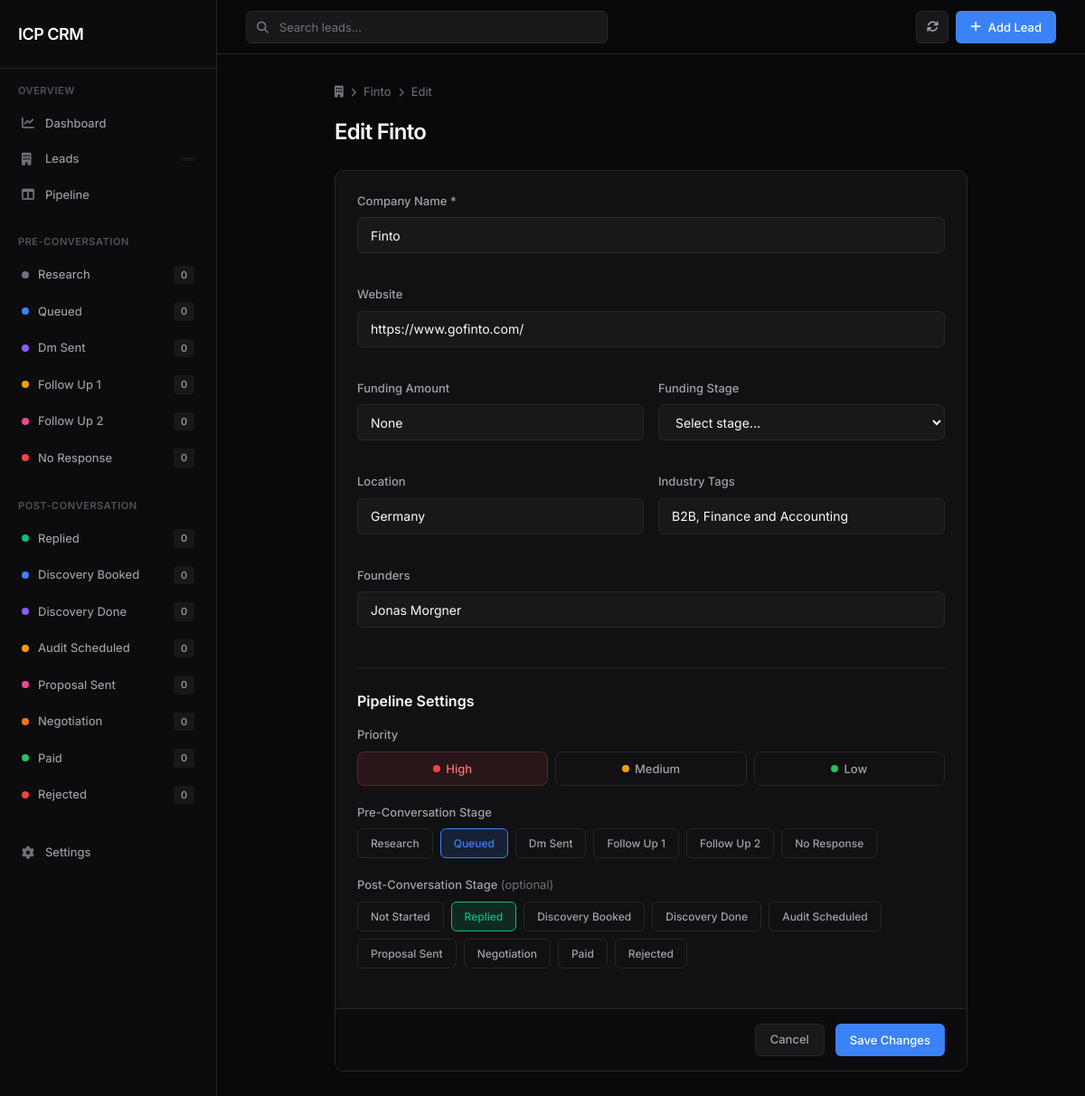
Page /leads/1/edit on the committed database.
### tables this page shows
CREATE TABLE leads (
            id INTEGER PRIMARY KEY AUTOINCREMENT,
            company_name TEXT NOT NULL,
            website TEXT,
            funding_amount TEXT,
            funding_date TEXT,
            funding_stage TEXT,
            location TEXT,
            industry_tags TEXT,
            founders TEXT,
            investors TEXT,
            source_url TEXT,
            source TEXT,

            -- ICP scoring
            icp_tag TEXT,
            icp_score INTEGER,
            icp_signals TEXT,

            -- Website analysis
            website_last_updated TEXT,
            aesthetics_score INTEGER,
            brand_score INTEGER,
            social_score INTEGER,
            social_links TEXT,

            -- Pipeline
            stage TEXT DEFAULT 'new',
            priority TEXT DEFAULT 'medium',
            owner TEXT,

            -- Metadata
            created_at TIMESTAMP DEFAULT CURRENT_TIMESTAMP,
            updated_at TIMESTAMP DEFAULT CURRENT_TIMESTAMP, stage_pre TEXT DEFAULT 'research', stage_post TEXT DEFAULT NULL, conversation_started_at TEXT DEFAULT NULL, calcom_booking_id TEXT DEFAULT NULL, booking_date TEXT DEFAULT NULL, attendee_email TEXT DEFAULT NULL, notes TEXT DEFAULT "", source_channel TEXT DEFAULT "", potential_value TEXT DEFAULT NULL, linkedin_url TEXT DEFAULT NULL, company_linkedin_url TEXT DEFAULT NULL,

            UNIQUE(company_name, website)
        );

### crm/app.py (the view, shortened to what this page needs)
@app.route('/leads/<int:lead_id>/edit', methods=['GET', 'POST'])
def lead_edit(lead_id):
    lead = Lead.get_by_id(lead_id)
    if not lead:
        return redirect(url_for('leads_list'))
    stages_pre = PipelineStage.get_pre_stages()
    stages_post = PipelineStage.get_post_stages()
    return render_template('lead_edit.html', lead=lead, stages=stages_pre, stages_pre=stages_pre, stages_post=stages_post)

### crm/app.py (called while the page is built)
@app.teardown_appcontext
def teardown_db(exception=None):
    close_db()

### crm/models.py (called while the page is built, shortened)
def get_db():
    if not hasattr(_local, 'conn') or _local.conn is None:
        conn = sqlite3.connect(
            DB_PATH,
            timeout=30.0,  # Wait up to 30 seconds for locks
            check_same_thread=False,
            isolation_level=None  # Autocommit mode - we handle transactions explicitly
        )
        conn.row_factory = sqlite3.Row
        conn.execute("PRAGMA journal_mode=WAL")
        conn.execute("PRAGMA synchronous=NORMAL")
        conn.execute("PRAGMA cache_size=10000")
        conn.execute("PRAGMA temp_store=MEMORY")
        conn.execute("PRAGMA busy_timeout=30000")  # 30 second busy timeout
        _local.conn = conn
    return _local.conn

    @staticmethod
    def get_by_id(lead_id: int) -> Optional[dict]:
        conn = get_db()
        cursor = conn.execute("SELECT * FROM leads WHERE id = ?", (lead_id,))
        row = cursor.fetchone()
        return dict(row) if row else None

    @staticmethod
    def get_all(tracker_type: str = None) -> List[dict]:
        global _stages_cache_pre, _stages_cache_post
        if tracker_type == 'pre':
            if _stages_cache_pre is not None:
                return _stages_cache_pre
        elif tracker_type == 'post':
            if _stages_cache_post is not None:
                return _stages_cache_post
        else:
            conn = get_db()
            cursor = conn.execute("SELECT * FROM pipeline_stages ORDER BY tracker_type, order_index")
            stages = [dict(row) for row in cursor.fetchall()]
            return stages

    @staticmethod
    def get_pre_stages() -> List[dict]:
        return PipelineStage.get_all('pre')

    @staticmethod
    def get_post_stages() -> List[dict]:
        return PipelineStage.get_all('post')

### crm/templates/lead_edit.html (shortened to what this page needs)
{% extends 'base.html' %}
{% block content %}
<div style="max-width: 700px; margin: 0 auto;">
    <div class="breadcrumb">
        <a href="{{ url_for('leads_list') }}"><i class="fas fa-building"></i></a>
        <i class="fas fa-chevron-right"></i>
        {% if lead %}
        <a href="{{ url_for('lead_detail', lead_id=lead.id) }}">{{ lead.company_name }}</a>
        <i class="fas fa-chevron-right"></i>
        <span>Edit</span>
        {% else %}
        <span>New Lead</span>
        {% endif %}
    </div>
    <h1 class="page-title" style="margin-top: 16px;">
        {% if lead %}Edit {{ lead.company_name }}{% else %}Add New Lead{% endif %}
    </h1>
    <form method="POST" class="card" style="margin-top: 24px;">
        <div class="card-body" style="padding: 24px;">
            <div class="form-section">
                <div class="form-grid">
                    <div class="form-group full-width">
                        <label for="company_name" class="form-label">Company Name *</label>
                        <input type="text" name="company_name" id="company_name" required
                               value="{{ lead.company_name if lead else '' }}"
                               class="form-input">
                    </div>
                    <div class="form-group full-width">
                        <label for="website" class="form-label">Website</label>
                        <input type="url" name="website" id="website"
                               value="{{ lead.website if lead else '' }}"
                               placeholder="https://example.com"
                               class="form-input">
                    </div>
                    <div class="form-group">
                        <label for="funding_amount" class="form-label">Funding Amount</label>
                        <input type="text" name="funding_amount" id="funding_amount"
                               value="{{ lead.funding_amount if lead else '' }}"
                               placeholder="$10M"
                               class="form-input">
                    </div>
                    <div class="form-group">
                        <label for="funding_stage" class="form-label">Funding Stage</label>
                        <select name="funding_stage" id="funding_stage" class="form-input">
                            <option value="">Select stage...</option>
                        </select>
                    </div>
                    <div class="form-group">
                        <label for="location" class="form-label">Location</label>
                        <input type="text" name="location" id="location"
                               value="{{ lead.location if lead else '' }}"
                               placeholder="San Francisco, CA"
                               class="form-input">
                    </div>
                    <div class="form-group">
                        <label for="industry_tags" class="form-label">Industry Tags</label>
                        <input type="text" name="industry_tags" id="industry_tags"
                               value="{{ lead.industry_tags if lead else '' }}"
                               placeholder="AI, Machine Learning, B2B"
                               class="form-input">
                    </div>
                    <div class="form-group full-width">
                        <label for="founders" class="form-label">Founders</label>
                        <input type="text" name="founders" id="founders"
                               value="{{ lead.founders if lead else '' }}"
                               placeholder="John Doe, Jane Smith"
                               class="form-input">
                    </div>
                </div>
            </div>
            <div class="form-section" style="margin-top: 24px; padding-top: 24px; border-top: 1px solid var(--border);">
                <h3 style="font-size: 16px; font-weight: 600; color: var(--text-primary); margin-bottom: 16px;">Pipeline Settings</h3>
                <div class="form-group full-width" style="margin-bottom: 20px;">
                    <label class="form-label">Priority</label>
                    <div class="priority-buttons">
                        <button type="button" class="priority-btn priority-high {% if lead and lead.priority == 'high' %}active{% endif %}" onclick="setPriority('high')">
                            <span class="priority-dot"></span> High
                        </button>
                        <button type="button" class="priority-btn priority-medium {% if not lead or lead.priority == 'medium' %}active{% endif %}" onclick="setPriority('medium')">
                            <span class="priority-dot"></span> Medium
                        </button>
                        <button type="button" class="priority-btn priority-low {% if lead and lead.priority == 'low' %}active{% endif %}" onclick="setPriority('low')">
                            <span class="priority-dot"></span> Low
                        </button>
                    </div>
                </div>
                <div class="form-group full-width" style="margin-bottom: 20px;">
                    <label class="form-label">Pre-Conversation Stage</label>
                    <div class="stage-buttons">
                        {% for stage in stages_pre %}
                        <button type="button" class="stage-btn {% if (lead and lead.stage_pre == stage.name) or (not lead and stage.name == 'research') %}active{% endif %}"
                                style="--stage-color: {{ stage.color }};"
                                onclick="setStagePre('{{ stage.name }}')">
                            {{ stage.name|replace('_', ' ')|title }}
                        </button>
                        {% endfor %}
                    </div>
                </div>
                <div class="form-group full-width">
                    <label class="form-label">Post-Conversation Stage <span style="color: var(--text-tertiary); font-weight: 400;">(optional)</span></label>
                    <div class="stage-buttons">
                        <button type="button" class="stage-btn {% if not lead or not lead.stage_post %}active{% endif %}"
                                style="--stage-color: #6b7280;"
                                onclick="setStagePost('')">
                            Not Started
                        </button>
                        {% for stage in stages_post %}
                        <button type="button" class="stage-btn {% if lead and lead.stage_post == stage.name %}active{% endif %}"
                                style="--stage-color: {{ stage.color }};"
                                onclick="setStagePost('{{ stage.name }}')">
                            {{ stage.name|replace('_', ' ')|title }}
                        </button>
                        {% endfor %}
                    </div>
                </div>
            </div>
        </div>
        <div class="form-actions">
            <a href="{% if lead %}{{ url_for('lead_detail', lead_id=lead.id) }}{% else %}{{ url_for('leads_list') }}{% endif %}" class="btn btn-secondary">
                Cancel
            </a>
            <button type="submit" class="btn btn-primary">
                {% if lead %}Save Changes{% else %}Create Lead{% endif %}
            </button>
        </div>
    </form>
</div>
{% endblock %}

### crm/templates/base.html (style rules this page uses)
*, *::before, *::after { box-sizing: border-box; margin: 0; padding: 0; }
:root { --bg-primary: #09090b; --bg-secondary: #0c0c0e; --bg-tertiary: #111113; --bg-card: #111113; --bg-hover: #18181b; --bg-input: #18181b; --text-primary: #fafafa; --text-secondary: #a1a1aa; --text-tertiary: #71717a; --text-muted: #52525b; --accent: #3b82f6; --accent-hover: #60a5fa; --accent-soft: rgba(59, 130, 246, 0.15); --border: #27272a; --border-light: #1f1f23; --success: #10b981; --warning: #f59e0b; --error: #ef4444; --radius-sm: 6px; --radius-md: 10px; --radius-lg: 16px; --font: 'Inter', -apple-system, BlinkMacSystemFont, sans-serif; }
html { font-size: 14px; -webkit-font-smoothing: antialiased; -moz-osx-font-smoothing: grayscale; }
body { font-family: var(--font); background: var(--bg-primary); color: var(--text-primary); line-height: 1.5; min-height: 100vh; }
.btn { display: inline-flex; align-items: center; justify-content: center; gap: 8px; padding: 0 16px; height: 36px; font-size: 13px; font-weight: 500; font-family: var(--font); border-radius: var(--radius-sm); border: none; cursor: pointer; transition: all 0.15s ease; text-decoration: none; }
.btn-primary { background: var(--accent); color: white; }
.btn-secondary { background: var(--bg-input); color: var(--text-secondary); border: 1px solid var(--border); }
.page-title { font-size: 24px; font-weight: 600; letter-spacing: -0.03em; color: var(--text-primary); margin-bottom: 6px; }
.card { background: var(--bg-card); border: 1px solid var(--border); border-radius: var(--radius-md); overflow: hidden; }
.card-body { padding: 20px; }
.form-group { margin-bottom: 20px; }
.form-label { display: block; font-size: 12px; font-weight: 500; color: var(--text-secondary); margin-bottom: 8px; }
.form-input { width: 100%; height: 40px; background: var(--bg-input); border: 1px solid var(--border); border-radius: var(--radius-sm); padding: 0 14px; font-size: 14px; color: var(--text-primary); font-family: var(--font); transition: all 0.15s ease; }
.form-input::placeholder { color: var(--text-tertiary); }
select.form-input { cursor: pointer; }

### crm/templates/lead_edit.html (style rules this page uses)
.breadcrumb { display: flex; align-items: center; gap: 8px; font-size: 13px; color: var(--text-tertiary); }
.breadcrumb a { color: var(--text-tertiary); text-decoration: none; }
.breadcrumb i.fa-chevron-right { font-size: 10px; }
.form-section { display: block; }
.form-grid { display: grid; grid-template-columns: repeat(2, 1fr); gap: 16px; }
.form-group { display: flex; flex-direction: column; }
.form-group.full-width { grid-column: span 2; }
.form-label { font-size: 13px; font-weight: 500; color: var(--text-secondary); margin-bottom: 8px; }
.form-actions { display: flex; justify-content: flex-end; gap: 12px; padding: 16px 24px; background: var(--bg-secondary); border-top: 1px solid var(--border); }
.priority-buttons { display: flex; gap: 8px; }
.priority-btn { flex: 1; display: flex; align-items: center; justify-content: center; gap: 6px; padding: 10px 12px; font-size: 13px; font-weight: 500; font-family: inherit; border: 1px solid var(--border); border-radius: 8px; background: var(--bg-card); color: var(--text-secondary); cursor: pointer; transition: all 0.15s ease; }
.priority-dot { width: 8px; height: 8px; border-radius: 50%; }
.priority-btn.priority-high .priority-dot { background: #ef4444; }
.priority-btn.priority-medium .priority-dot { background: #f59e0b; }
.priority-btn.priority-low .priority-dot { background: #22c55e; }
.priority-btn.priority-high.active { background: rgba(239, 68, 68, 0.1); border-color: rgba(239, 68, 68, 0.3); color: #f87171; }
.stage-buttons { display: flex; flex-wrap: wrap; gap: 8px; }
.stage-btn { padding: 8px 14px; font-size: 12px; font-weight: 500; font-family: inherit; border: 1px solid var(--border); border-radius: 6px; background: var(--bg-card); color: var(--text-secondary); cursor: pointer; transition: all 0.15s ease; }
.stage-btn.active { background: color-mix(in srgb, var(--stage-color, var(--accent)) 15%, transparent); border-color: var(--stage-color, var(--accent)); color: var(--stage-color, var(--accent)); }

### rows in the picture
leads: company_name "Finto", website "https://www.gofinto.com/", location "Germany", industry_tags "B2B, Finance and Accounting", founders "Jonas Morgner"

### other values in the picture
{{ stage.name|replace('_', ' ')|title }} "Research" "Queued" "Dm Sent" "Follow Up 1" "Follow Up 2" "No Response"
{{ stats.by_stage_pre.get(stage.name, 0) if stats else 0 }} "0" "0" "0" "0" "0" "0"
{{ stage.name|replace('_', ' ')|title }} "Replied" "Discovery Booked" "Discovery Done" "Audit Scheduled" "Proposal Sent" "Negotiation" "Paid" "Rejected"
{{ stats.by_stage_post.get(stage.name, 0) if stats else 0 }} "0" "0" "0" "0" "0" "0" "0" "0"
